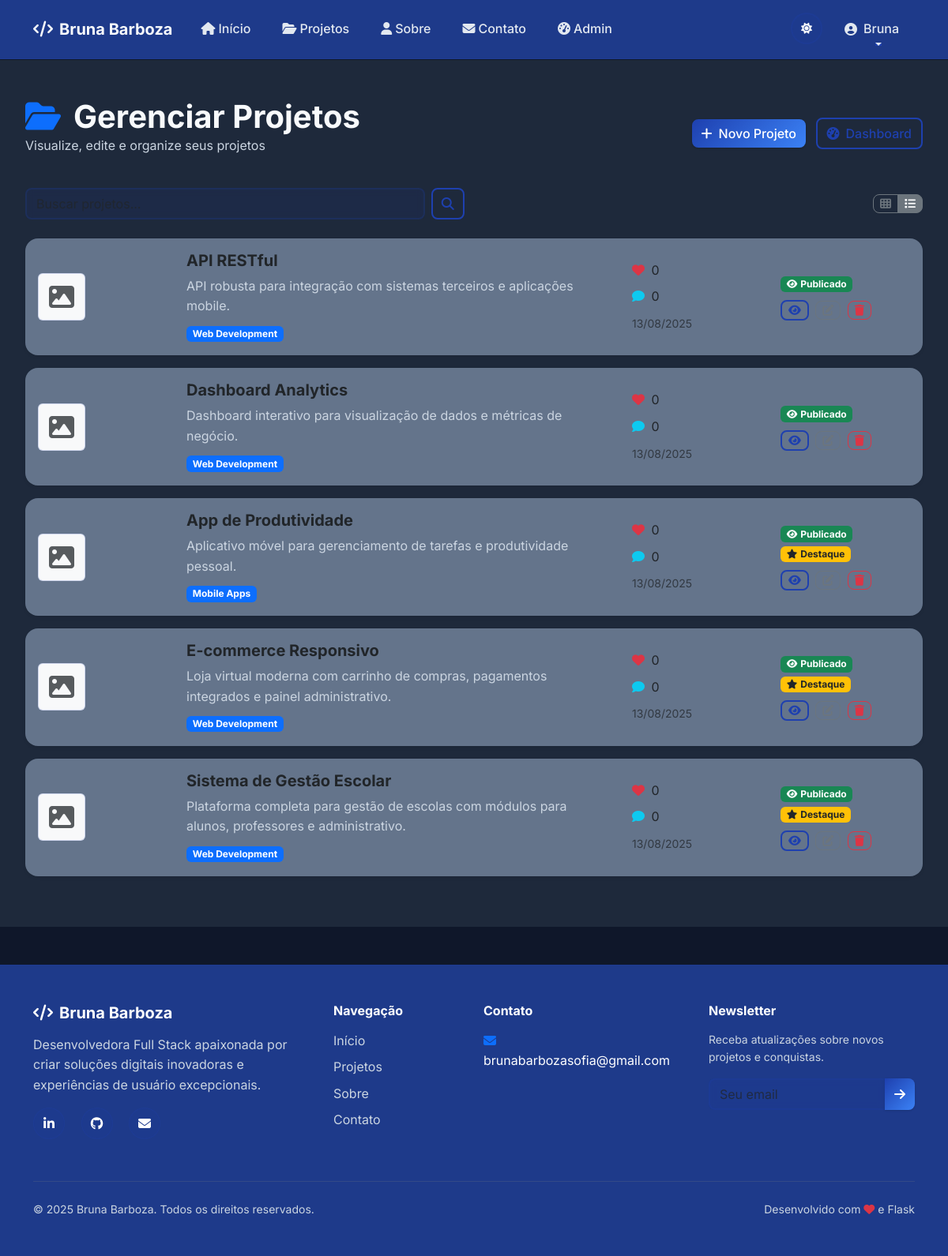
The page /admin/projects (signed in) on the database as committed earlier.
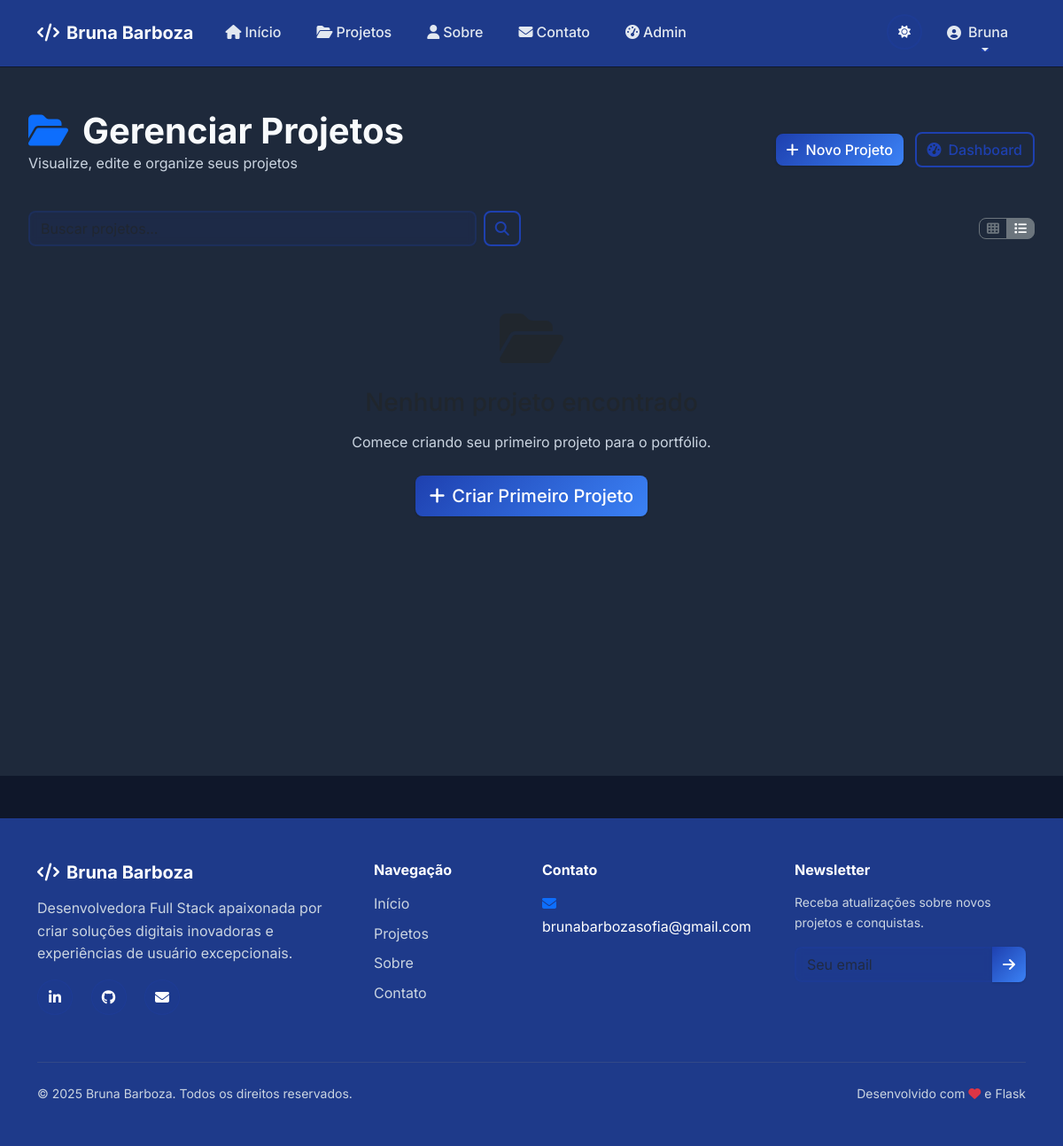
The same page on the database as committed later.
### models.py (models this page shows, shortened)
class Project(db.Model):
    __tablename__ = 'projects'
    id = db.Column(db.Integer, primary_key=True)
    title = db.Column(db.String(200), nullable=False)
    description = db.Column(db.Text, nullable=False)
    content = db.Column(db.Text)
    image_url = db.Column(db.String(300))
    video_url = db.Column(db.String(300))
    project_url = db.Column(db.String(300))
    github_url = db.Column(db.String(300))
    is_published = db.Column(db.Boolean, default=False)
    is_featured = db.Column(db.Boolean, default=False)
    created_at = db.Column(db.DateTime, default=datetime.utcnow)
    updated_at = db.Column(db.DateTime, default=datetime.utcnow, onupdate=datetime.utcnow)
    category_id = db.Column(db.Integer, db.ForeignKey('categories.id'))
    tags = db.relationship('Tag', secondary=project_tags, lazy='subquery',
                          backref=db.backref('projects', lazy=True))
    comments = db.relationship('Comment', backref='project', lazy=True, cascade='all, delete-orphan')
    likes = db.relationship('Like', backref='project', lazy=True, cascade='all, delete-orphan')
    @property
    def likes_count(self):
        return len(self.likes)
    @property
    def comments_count(self):
        return len(self.comments)

class Category(db.Model):
    __tablename__ = 'categories'
    id = db.Column(db.Integer, primary_key=True)
    name = db.Column(db.String(50), unique=True, nullable=False)
    description = db.Column(db.String(200))
    color = db.Column(db.String(7), default='#1e40af')  # Default dark blue
    projects = db.relationship('Project', backref='category', lazy=True)

### routes.py (the view)
    def decorated_function(*args, **kwargs):
        if not current_user.is_authenticated or not current_user.is_admin:
            flash('Acesso negado. Apenas administradores podem acessar esta página.', 'error')
            return redirect(url_for('main.index'))
        return f(*args, **kwargs)

### routes.py (called while the page is built)
@main_bp.app_template_filter('format_date')
def format_date_filter(date):
    return format_date(date)

@main_bp.app_template_filter('truncate')
def truncate_filter(text, length=150):
    return truncate_text(text, length)

def admin_required(f):
    def decorated_function(*args, **kwargs):
        if not current_user.is_authenticated or not current_user.is_admin:
            flash('Acesso negado. Apenas administradores podem acessar esta página.', 'error')
            return redirect(url_for('main.index'))
        return f(*args, **kwargs)
    decorated_function.__name__ = f.__name__
    return decorated_function

@admin_bp.route('/projects')
@login_required
@admin_required
def projects_list():
    page = request.args.get('page', 1, type=int)
    projects = Project.query.order_by(desc(Project.created_at)).paginate(
        page=page, per_page=10, error_out=False
    )
    return render_template('admin/projects_list.html', projects=projects)

### utils.py (called while the page is built)
def format_date(date_obj):
    if not date_obj:
        return ""
    return date_obj.strftime("%d/%m/%Y")

### templates/admin/projects_list.html (shortened to what the changed rows need)
{% extends "base.html" %}
{% block content %}
<section class="admin-section py-5">
    <div class="container-fluid">
        <div class="d-flex justify-content-between align-items-center mb-4">
            <div>
                <h1 class="display-6 fw-bold mb-0">
                    <i class="fas fa-folder-open me-3 text-primary"></i>Gerenciar Projetos
                </h1>
            </div>
        </div>
        {% if projects.items %}
        <div class="projects-container" id="projectsContainer">
            {% for project in projects.items %}
            <div class="project-item card mb-3 border-0 shadow-sm">
                <div class="card-body">
                    <div class="row align-items-center">
                        <div class="col-lg-2 col-md-3">
                            {% if project.image_url %}
                            <img src="{{ url_for('main.uploaded_file', filename=project.image_url) }}"
                                 class="img-fluid rounded" alt="{{ project.title }}">
                            {% else %}
                            <div class="placeholder-image d-flex align-items-center justify-content-center rounded bg-light">
                                <i class="fas fa-image fa-2x text-muted"></i>
                            </div>
                            {% endif %}
                        </div>
                        <div class="col-lg-6 col-md-5">
                            <h5 class="fw-bold mb-2">{{ project.title }}</h5>
                            <p class="text-light-gray mb-2">{{ project.description|truncate(120) }}</p>
                            <div class="project-meta">
                                {% if project.category %}
                                <span class="badge bg-primary me-2">{{ project.category.name }}</span>
                                {% endif %}
                            </div>
                        </div>
                        <div class="col-lg-2 col-md-2">
                            <div class="project-stats">
                                <div class="stat-item mb-2">
                                    <i class="fas fa-heart text-danger me-1"></i>
                                    <span>{{ project.likes_count }}</span>
                                </div>
                                <div class="stat-item mb-2">
                                    <i class="fas fa-comment text-info me-1"></i>
                                    <span>{{ project.comments_count }}</span>
                                </div>
                                <div class="stat-item">
                                    <small class="text-muted">{{ project.created_at|format_date }}</small>
                                </div>
                            </div>
                        </div>
                        <div class="col-lg-2 col-md-2">
                            <div class="project-status mb-2">
                                {% if project.is_published %}
                                <span class="badge bg-success">
                                    <i class="fas fa-eye me-1"></i>Publicado
                                </span>
                                {% else %}
                                <span class="badge bg-secondary">
                                    <i class="fas fa-eye-slash me-1"></i>Rascunho
                                </span>
                                {% endif %}
                                {% if project.is_featured %}
                                <span class="badge bg-warning text-dark">
                                    <i class="fas fa-star me-1"></i>Destaque
                                </span>
                                {% endif %}
                            </div>
                            <div class="project-actions">
                                <a href="{{ url_for('main.project_detail', id=project.id) }}"
                                   class="btn btn-outline-primary btn-sm me-1" title="Ver projeto">
                                    <i class="fas fa-eye"></i>
                                </a>
                                <a href="{{ url_for('admin.edit_project', id=project.id) }}"
                                   class="btn btn-outline-secondary btn-sm me-1" title="Editar">
                                    <i class="fas fa-edit"></i>
                                </a>
                                <button type="button" class="btn btn-outline-danger btn-sm"
                                        onclick="confirmDelete({{ project.id }}, '{{ project.title }}')" title="Excluir">
                                    <i class="fas fa-trash"></i>
                                </button>
                            </div>
                        </div>
                    </div>
                </div>
            </div>
            {% endfor %}
        </div>
        {% else %}
        <div class="empty-state text-center py-5">
            <i class="fas fa-folder-open fa-4x text-muted mb-4"></i>
            <h3 class="text-muted mb-3">Nenhum projeto encontrado</h3>
            <p class="text-light-gray mb-4">
                {% if request.args.get('search') %}
                Não encontramos projetos com o termo "{{ request.args.get('search') }}".
                {% else %}
                Comece criando seu primeiro projeto para o portfólio.
                {% endif %}
            </p>
            <a href="{{ url_for('admin.new_project') }}" class="btn btn-primary btn-lg">
                <i class="fas fa-plus me-2"></i>Criar Primeiro Projeto
            </a>
        </div>
        {% endif %}
    </div>
</section>
{% endblock %}

Rows that differ between the two databases and show on the page:
removed Project: title "API RESTful", description "API robusta para integração com sistemas terceiros e aplicações mobile.", category.name "Web Development", likes_count "0", comments_count "0", created_at "13/08/2025", is_published True (drawn)
removed Project: title "Dashboard Analytics", description "Dashboard interativo para visualização de dados e métricas de negócio.", category.name "Web Development", likes_count "0", comments_count "0", created_at "13/08/2025", is_published True (drawn)
removed Project: title "App de Produtividade", description "Aplicativo móvel para gerenciamento de tarefas e produtividade pessoal.", category.name "Mobile Apps", likes_count "0", comments_count "0", created_at "13/08/2025", is_published True (drawn), is_featured True (drawn)
removed Project: title "E-commerce Responsivo", description "Loja virtual moderna com carrinho de compras, pagamentos integrados e painel administrativo.", category.name "Web Development", likes_count "0", comments_count "0", created_at "13/08/2025", is_published True (drawn), is_featured True (drawn)
removed Project: title "Sistema de Gestão Escolar", description "Plataforma completa para gestão de escolas com módulos para alunos, professores e administrativo.", category.name "Web Development", likes_count "0", comments_count "0", created_at "13/08/2025", is_published True (drawn), is_featured True (drawn)
Other text that changed with them:
text now shown: "Comece criando seu primeiro projeto para o portfólio. Criar Primeiro Projeto"
